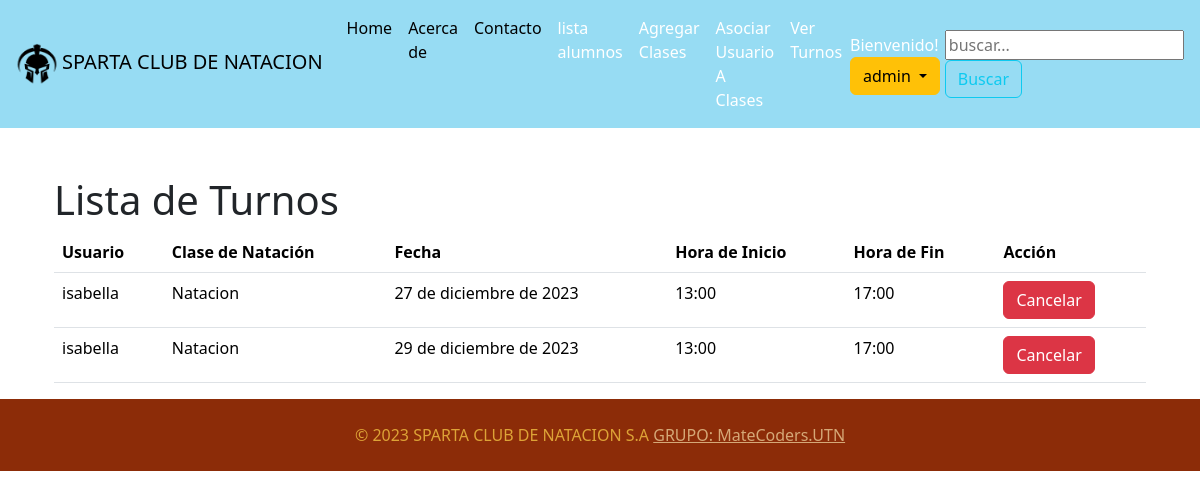
The page /ver-turnos/ (signed in) on the database as committed earlier.
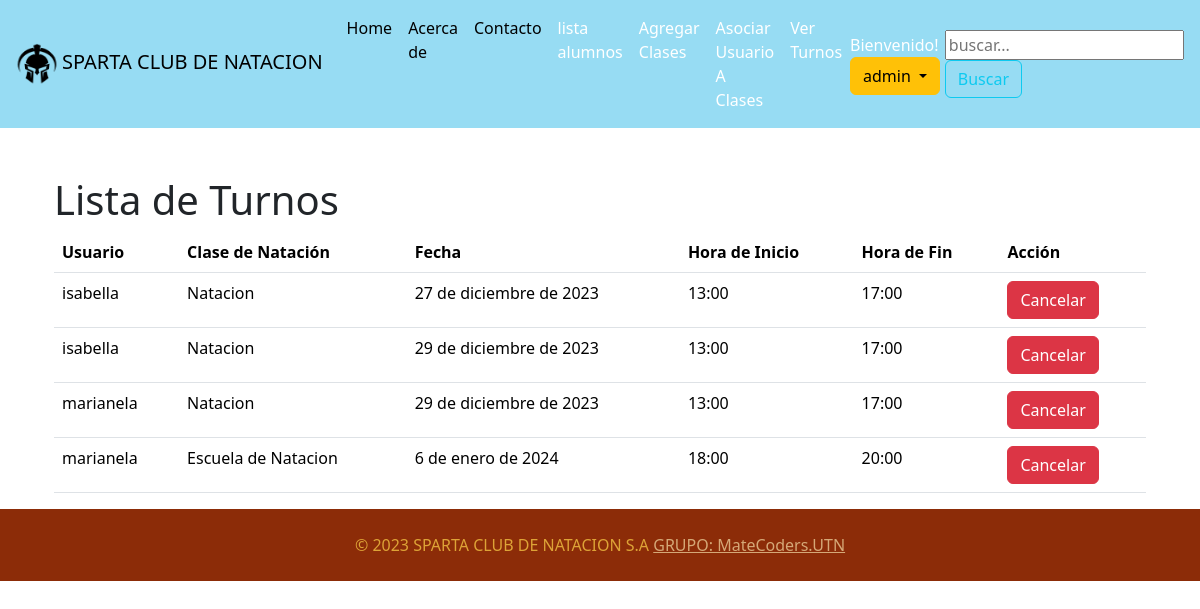
The same page on the database as committed later.
### TIENDA/models.py (models this page shows, shortened)
class InscripcionClase(models.Model):
    usuario = models.ForeignKey(CustomUser, on_delete=models.CASCADE)
    clase_natacion = models.ForeignKey(ClaseNatacion, on_delete=models.CASCADE)
    fecha_inscripcion = models.DateTimeField(auto_now_add=True)
    def obtener_nombre_clase(self):
        return self.clase_natacion.nombre
    def obtener_fecha(self):
        return self.clase_natacion.fecha
    def obtener_hora_inicio(self):
        return self.clase_natacion.hora_inicio
    def obtener_hora_fin(self):
        return self.clase_natacion.hora_fin

class ClaseNatacion(models.Model):
    nombre = models.CharField(max_length=100)
    fecha = models.DateField()
    hora_inicio = models.TimeField()
    hora_fin = models.TimeField()
    cupos_disponibles = models.PositiveIntegerField(default=0)

### USUARIOS/models.py (models this page shows, shortened)
class CustomUser(AbstractUser):
    direccion = models.CharField(max_length=255)
    telefono = models.CharField(max_length=15)
    SEXO_CHOICES = [('M', 'Masculino'), ('F', 'Femenino')]
    sexo = models.CharField(choices=SEXO_CHOICES, max_length=1)
    edad = models.IntegerField(default=18)  # O cualquier valor predeterminado que desees
    telefono_emergencia = models.CharField(max_length=15)
    alergias = models.TextField(blank=True, null=True)
    class Meta:
        verbose_name = 'Usuario Personalizado'
        verbose_name_plural = 'Usuarios Personalizados'

### TIENDA/views.py (the view)
# urls.py: path('ver-turnos/', views.ver_turnos, name='ver_turnos'),
@login_required
def ver_turnos(request):
    if request.user.is_superuser:
        turnos = InscripcionClase.objects.all()
    else:
        turnos = InscripcionClase.objects.filter(usuario=request.user)
    return render(request, 'tienda/ver_turnos.html', {'turnos': turnos})

### TIENDA/templates/tienda/ver_turnos.html (shortened to what this page needs)
{% extends 'tienda/layout.html' %}
{% load static %}
{% block body %}
<div class="container mt-5">
    <h1>Lista de Turnos</h1>
    <table class="table">
        <thead class="thead-light">
            <tr>
                <th>Usuario</th>
                <th>Clase de Natación</th>
                <th>Fecha</th>
                <th>Hora de Inicio</th>
                <th>Hora de Fin</th>
                <th>Acción</th>
            </tr>
        </thead>
        <tbody>
            {% for turno in turnos %}
                <tr>
                    <td>{{ turno.usuario.username }}</td>
                    <td>{{ turno.obtener_nombre_clase }}</td>
                    <td>{{ turno.obtener_fecha }}</td>
                    <td>{{ turno.obtener_hora_inicio }}</td>
                    <td>{{ turno.obtener_hora_fin }}</td>
                    <td>
                        <button class="btn btn-danger cancelar-turno" data-turno-id="{{ turno.id }}">Cancelar</button>
                    </td>
                </tr>
            {% endfor %}
        </tbody>
    </table>
</div>
{% endblock body %}

Rows that differ between the two databases and show on the page:
added InscripcionClase: usuario.username "marianela", obtener_nombre_clase "Natacion", obtener_fecha "29 de diciembre de 2023", obtener_hora_inicio "13:00", obtener_hora_fin "17:00"
added InscripcionClase: usuario.username "marianela", obtener_nombre_clase "Escuela de Natacion", obtener_fecha "6 de enero de 2024", obtener_hora_inicio "18:00", obtener_hora_fin "20:00"
